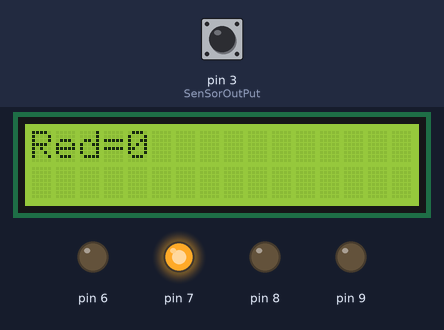
This sketch was run on a simulated Arduino Uno, built with avr-gcc and run on an emulated ATmega328P. Parts: 16×2 character LCD, output pins drawn as LEDs (lit = HIGH). Inputs (shaded band) come from the test bench; at power-on: pin 3 (SenSorOutPut) LOW.

Above: at 1.3 s.
1.4 s: pin 3 (SenSorOutPut) pulsed HIGH 5 times (0.12 s each, 0.3 s apart)
At 2.4 s:
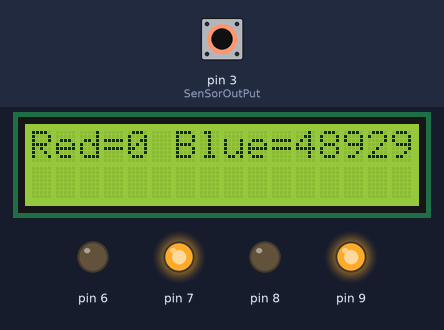
At 5.0 s:
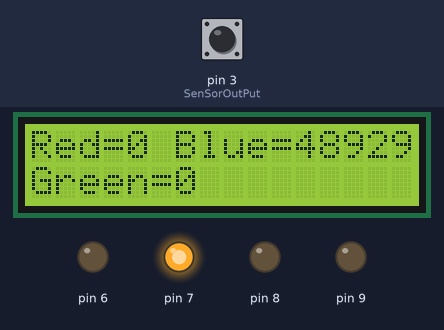
Timing chart, 0 to 14.5 s (numbered marks = the images above; inputs shaded):
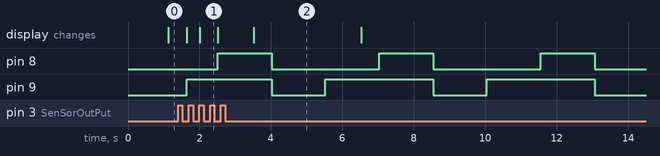

Measured:
- by itself, pin 8: alternates HIGH for 1.5 s and LOW for 3.0 s
- by itself, pin 9: repeats every 4.5 s: LOW 1.5 s, HIGH 3.0 s

The sketch:

Colour_sensor.ino
```cpp
int SenSorOutPut= 3;
unsigned int frequency = 0;

#include <Wire.h>
#include <LiquidCrystal_I2C.h>

LiquidCrystal_I2C lcd(0x27,16,2);


void setup()

{


  lcd.init();
  lcd.init();
  lcd.backlight();
 pinMode(7, OUTPUT);
 pinMode(6, OUTPUT);
 pinMode(8, OUTPUT);
 pinMode(9, OUTPUT);
 pinMode(3, INPUT);
 digitalWrite(7,HIGH);
 digitalWrite(6,LOW);

}

void loop()

{
 // Red detection part
 lcd.print("Red=");
 digitalWrite(8,LOW);
 digitalWrite(9,LOW);
 frequency = pulseIn(SenSorOutPut, LOW);
 lcd.print(frequency);
 lcd.print(" ");
 lcd.setCursor(6, 0);
  delay(500);


 // Blue detection part
 lcd.print("Blue=");
 digitalWrite(8,LOW);
 digitalWrite(9,HIGH);
 frequency = pulseIn(SenSorOutPut, LOW);
 lcd.print(frequency);
 lcd.print(" ");
 lcd.setCursor(0, 1);
  delay(500);


 // Green detection part
 lcd.print("Green=");
 digitalWrite(8,HIGH);
 digitalWrite(9,HIGH);
 frequency = pulseIn(SenSorOutPut, LOW);
 lcd.print(frequency);
 lcd.print(" ");
 lcd.setCursor(0, 0);
  delay(500);

}
```
